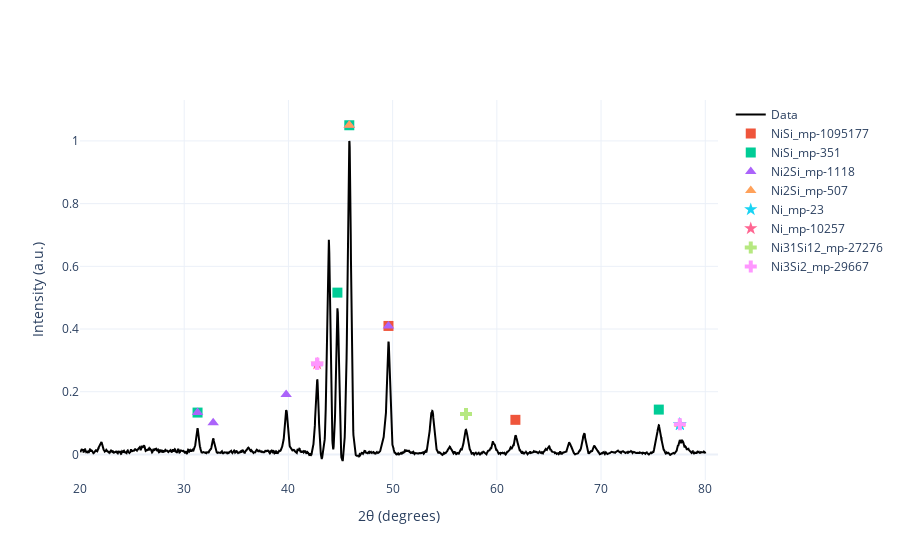

The code cell stored with this chart in its notebook:
### Markdown cell above
|Phase|material_id|shape|  |   |   |   |   |   |  |  |  |  |  |
|---|---|---|---|---|---|---|---|---|---|---|---|---|---|
|$NiSi_2$|mp-2291   | Cubic | 28.68  |  47.72 | 56.63  | 69.78  | 77.12 |  |  |  |  |  |  |
|$NiSi$|mp-1095177  | Cubic | 27.77  |  34.46 | 40.00  | 44.97  | 49.54 | 61.74 | 65.48 | 69.12 | 76.15 | 79.58 |  |
|$NiSi$|mp-351      | Ortho | 31.33 | 34.87 | 35.97 | 44.53 | 46.01 | 47.57 | 52.35 | 56 | 76.29 | 79.6 |  |
|$Ni_2Si$|mp-1118   | Ortho | 27.25 | 32.85 | 39.87 | 42.83 | 44.12 | 45.94 | 49.25 | 54.07 | 68.86 | 76.14 | 78.78 |
|$Ni_2Si$|mp-507    | hex   | 32.28 | 45.72 | 46.88 | 67.57 | 77.62 |  |  |  |  |  |  |
|$Ni$   |mp-23      | Cubic | 45.15 | 52.63 | 77.65 |  |  |  |  |  |  |  |  |
|$Ni$   |mp-10257   | hex   | 42.61 | 44.45 | 48.36 | 63.27 | 77.99 |  |  |  |  |  |  |

### Code cell
# Your experimental peaks found via find_peaks
exp_peaks = data['Angle'].iloc[peaks].values 

tolerance = 0.2  # Degrees 2-theta
results = {}

for ref in reference_phases:
    matched_angles = []
    for p_ref in ref['peaks']:
        # Find if any experimental peak is within the tolerance of the reference peak
        diff = np.abs(exp_peaks - p_ref)
        if np.any(diff <= tolerance):
            # Get the actual experimental angle that matched
            best_match = exp_peaks[np.argmin(diff)]
            matched_angles.append(best_match)
    
    results[f"{ref['phase']}_{ref['id']}"] = matched_angles

fig = go.Figure()

# Plot the raw data
fig.add_trace(go.Scatter(x=data['Angle'], y=data['intensity_norm'], name='Data', line=dict(color='black')))

# Define marker styles
styles = {'NiSi2': 'circle', 'NiSi': 'square', 'Ni2Si': 'triangle-up', 'Ni': 'star'}

for label, matched_peaks in results.items():
    if not matched_peaks: continue
    
    phase_name = label.split('_')[0]
    
    # Filter intensities for these specific matched peaks
    # We find the index in the original 'data' where the angle matches our matched_peaks
    y_vals = data.set_index('Angle').loc[matched_peaks]['intensity_norm']
    
    fig.add_trace(go.Scatter(
        x=matched_peaks,
        y=y_vals + 0.05, # Offset for visibility
        mode='markers',
        marker=dict(symbol=styles.get(phase_name, 'cross'), size=10),
        name=label
    ))

fig.update_layout(
    xaxis_title="2θ (degrees)",
    yaxis_title="Intensity (a.u.)",
    template="plotly_white",
    hovermode="x unified"
)

# fig.write_html(f'../Images/XRD/{name}.html')
fig.show()

### Figure 1 — Plotly figure (JSON) as saved in the notebook; plotly's stock layout.template omitted (floating-point values rounded to 4 significant figures; data arrays with more than 128 entries replaced by an {"elided": "..."} marker saying what was removed)
{"data": [{"line": {"color": "black"}, "name": "Data", "type": "scatter", "x": {"elided": "3001 float values"}, "y": {"elided": "3001 float values"}}, {"marker": {"size": 10, "symbol": "square"}, "mode": "markers", "name": "NiSi_mp-1095177", "type": "scatter", "x": [49.6, 61.78], "y": [0.4098, 0.1103]}, {"marker": {"size": 10, "symbol": "square"}, "mode": "markers", "name": "NiSi_mp-351", "type": "scatter", "x": [31.28, 44.7, 45.84, 75.54], "y": [0.1335, 0.5161, 1.05, 0.143]}, {"marker": {"size": 10, "symbol": "triangle-up"}, "mode": "markers", "name": "Ni2Si_mp-1118", "type": "scatter", "x": [31.28, 32.78, 39.78, 42.76, 45.84, 49.6], "y": [0.1335, 0.1008, 0.1912, 0.289, 1.05, 0.4098]}, {"marker": {"size": 10, "symbol": "triangle-up"}, "mode": "markers", "name": "Ni2Si_mp-507", "type": "scatter", "x": [45.84, 77.56], "y": [1.05, 0.09601]}, {"marker": {"size": 10, "symbol": "star"}, "mode": "markers", "name": "Ni_mp-23", "type": "scatter", "x": [77.56, 77.56, 77.56], "y": [0.09601, 0.09601, 0.09601]}, {"marker": {"size": 10, "symbol": "star"}, "mode": "markers", "name": "Ni_mp-10257", "type": "scatter", "x": [42.76], "y": [0.289]}, {"marker": {"size": 10, "symbol": "cross"}, "mode": "markers", "name": "Ni31Si12_mp-27276", "type": "scatter", "x": [57.04], "y": [0.1287]}, {"marker": {"size": 10, "symbol": "cross"}, "mode": "markers", "name": "Ni3Si2_mp-29667", "type": "scatter", "x": [42.76, 42.76, 77.56], "y": [0.289, 0.289, 0.09601]}], "layout": {"hovermode": "x unified", "xaxis": {"title": {"text": "2θ (degrees)"}}, "yaxis": {"title": {"text": "Intensity (a.u.)"}}}}
